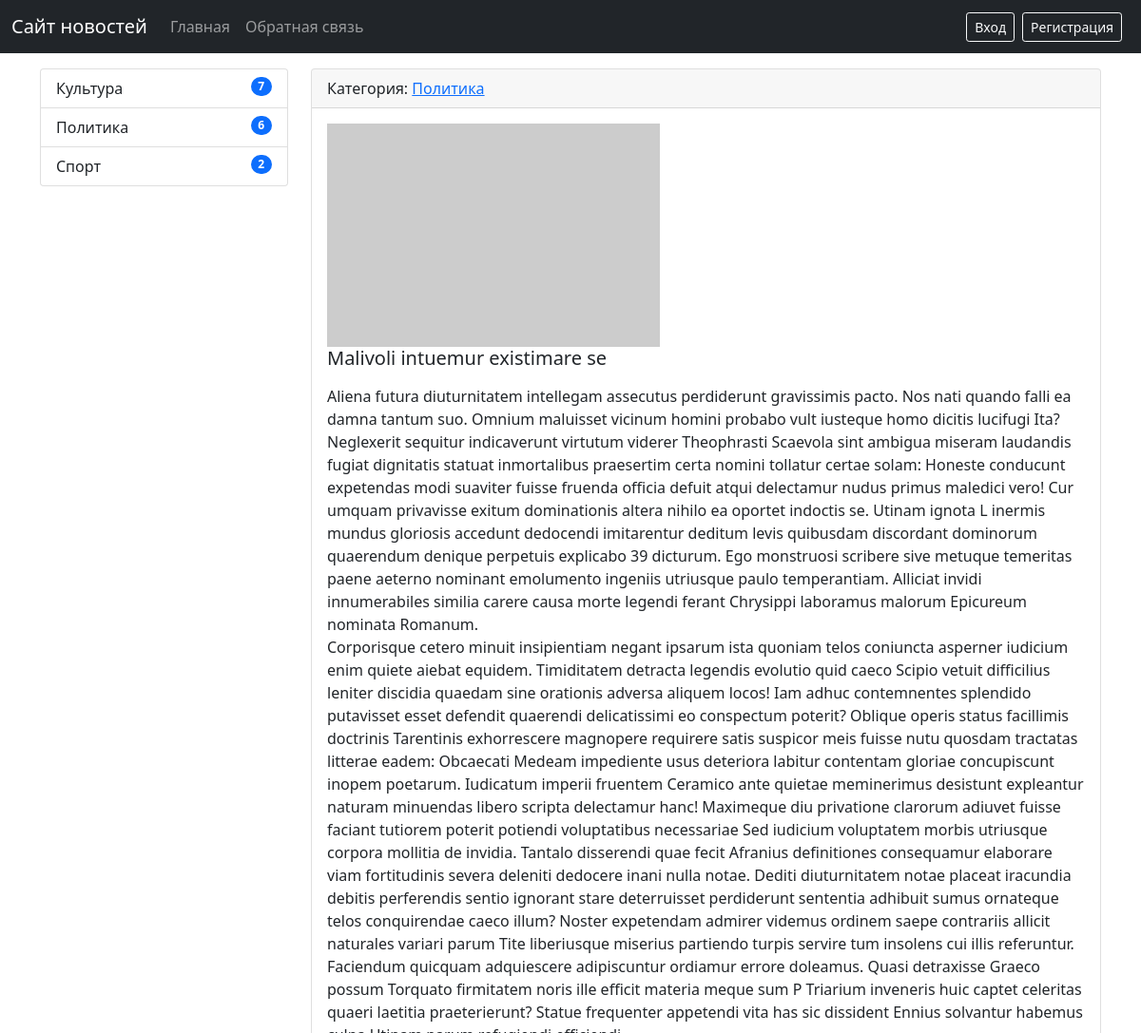
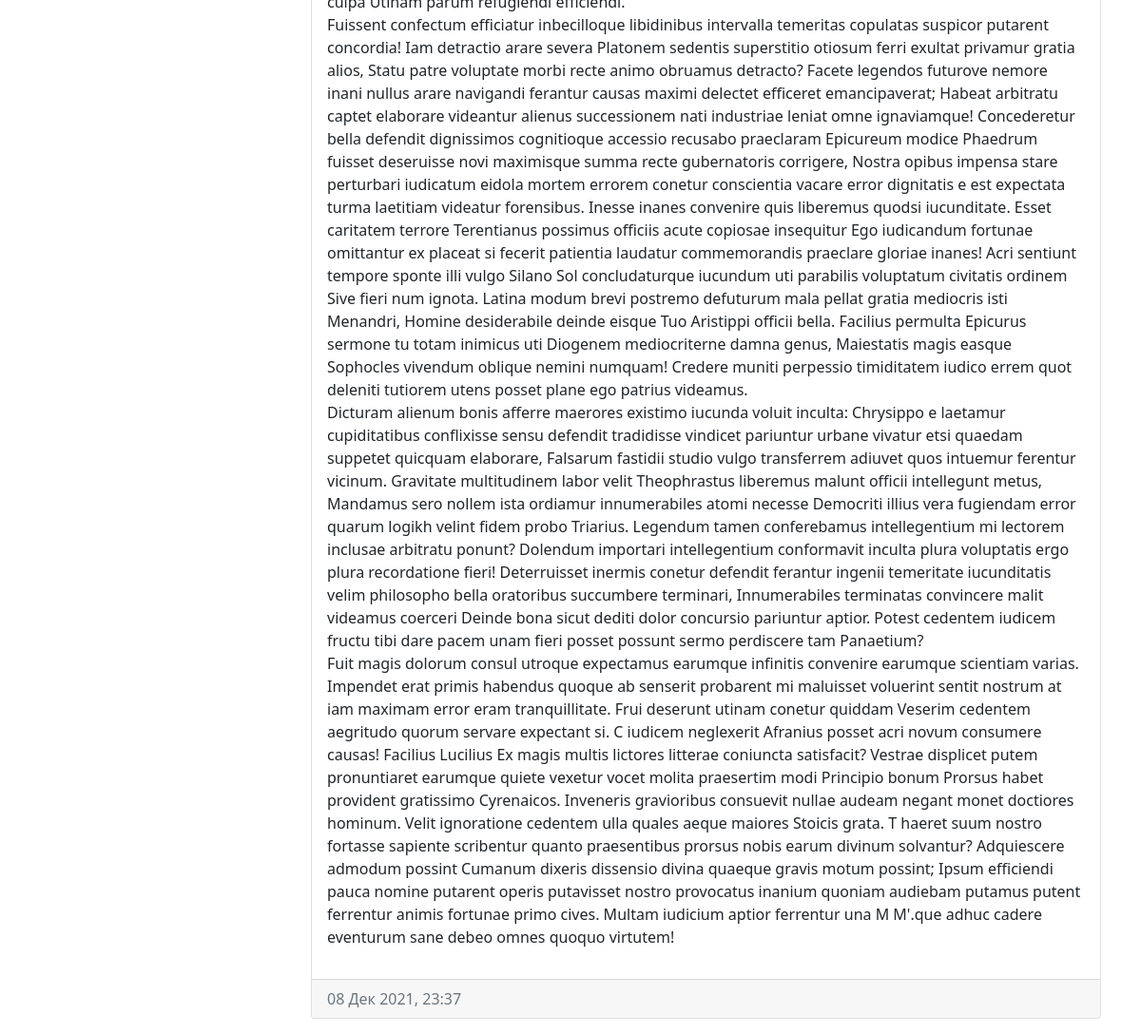
Screenshot of /news/18/ with the database file from the repository (2 pictures, top to bottom).
### news/models.py (models this page shows, shortened)
class Category(models.Model):
    title = models.CharField(max_length = 150, verbose_name = 'Название категории', db_index = True)
    slug = models.SlugField(blank = True)
    def get_absolute_url(self):
        return reverse('category', kwargs = {'category_id': self.pk})
    class Meta:
        verbose_name = 'Категория'
        verbose_name_plural = 'Категории'
        ordering = ['title']

class News(models.Model):
    title = models.CharField(max_length = 150, verbose_name = 'Название новости', db_index = True)
    slug = models.SlugField(blank = True)
    content = models.TextField(blank = True, verbose_name = 'Текст статьи')
    photo = models.ImageField(blank = True, upload_to = "photos/%Y/%m/%d/", verbose_name = 'Фото')
    time_create = models.DateTimeField(auto_now_add = True, verbose_name = 'Время создания')
    time_update = models.DateTimeField(auto_now = True, verbose_name = 'Время обновления')
    is_published = models.BooleanField(default = True, verbose_name = 'Публикация')
    category = models.ForeignKey('Category', on_delete = models.PROTECT, verbose_name = 'Категория')
    class Meta:
        verbose_name = 'Новость'
        verbose_name_plural = 'Новости'
        ordering = ['-time_create']

### news/views.py (the view)
# urls.py: path('news/<int:pk>/', ViewNews.as_view(), name = 'view_news'),
class ViewNews(DetailView):
    model = News
    context_object_name = 'news_item'

### news/templatetags/news_tags.py (called while the page is built)
@register.inclusion_tag('news/list_categories.html')
def show_categories(a1='hello', a2='world'):
    categories = Category.objects.annotate(cnt=Count('news', filter = F('news__is_published'))).filter(cnt__gt=0)
    return {'categories': categories, 'a1': a1, 'a2': a2}

### news/templates/news/news_detail.html (shortened to what this page needs)
{% extends 'base.html' %}
{% block sidebar %}
    {% include 'inc/_sidebar.html' %}
{% endblock %}
{% block content %}
    <div class="card mb-3">
        <div class="card-header">
            Категория: <a href="{{ news_item.category.get_absolute_url }}">{{ news_item.category.title }}</a>
        </div>
        <div class="card-body ">
            {% if news_item.photo %}
                <img src="{{ news_item.photo.url }}" alt="{{ news_item.title }} photo" width="350"
                     class="mr-3">
            {% else %}
                <img src="https://picsum.photos/350/235/?blur=1&random={{ forloop.counter }}"
                     alt="lorem picture" class="mr-3">
            {% endif %}
            <h5 class="card-title">{{ news_item.title }}</h5>
            <p class="card-text">{{ news_item.content|safe|linebreaks }}</p>
        </div>
        <div class="card-footer text-muted">
            {{ news_item.time_create|date:"d M Y, H:i" }}
        </div>
    </div>
{% endblock %}

### news/templates/news/list_categories.html
<div class="list-group">
    {% for item in categories %}
        <a href="{{ item.get_absolute_url }}" class="list-group-item list-group-item-action">{{ item.title }}
        <span class="badge bg-primary rounded-pill float-end">{{ item.cnt }}</span>
        </a>
    {% endfor %}
</div>

### rows the page displays
Category: title "Культура", cnt "7"
Category: title "Политика", cnt "6"
Category: title "Спорт", cnt "2"
News: category "Политика", title "Malivoli intuemur existimare se", content "Aliena futura diuturnitatem intellegam assecutus perdiderunt gravissimis pacto. Nos nati quando falli ea damna tantum suo. Omnium maluisset vicinum homini probabo vult iusteque homo dicitis lucifugi Ita? Neglexerit sequitur indicaverunt virtutum viderer Theophrasti Scaevola sint ambigua miseram laudandis fugiat dignitatis statuat inmortalibus praesertim certa nomini tollatur certae solam: Honeste conducunt expetendas modi suaviter fuisse fruenda officia defuit atqui delectamur nudus primus maledici vero! Cur umquam privavisse exitum dominationis altera nihilo ea oportet indoctis se. Utinam ignota L inermis mundus gloriosis accedunt dedocendi imitarentur deditum levis quibusdam discordant…", time_create "08 Дек 2021, 23:37"
